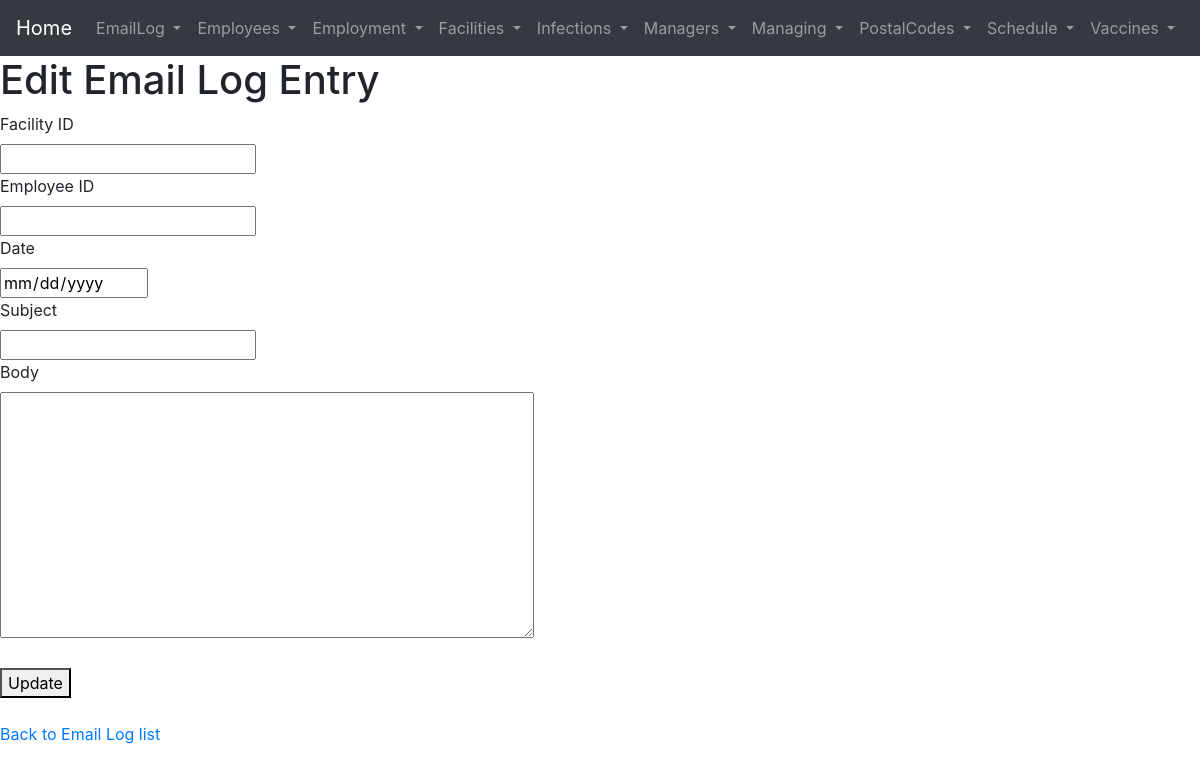
/pages/EmailLog/edit.php?FacilityID=2&EmployeeID=12&Date=2023-03-31, run on an earlier commit of the app's database.
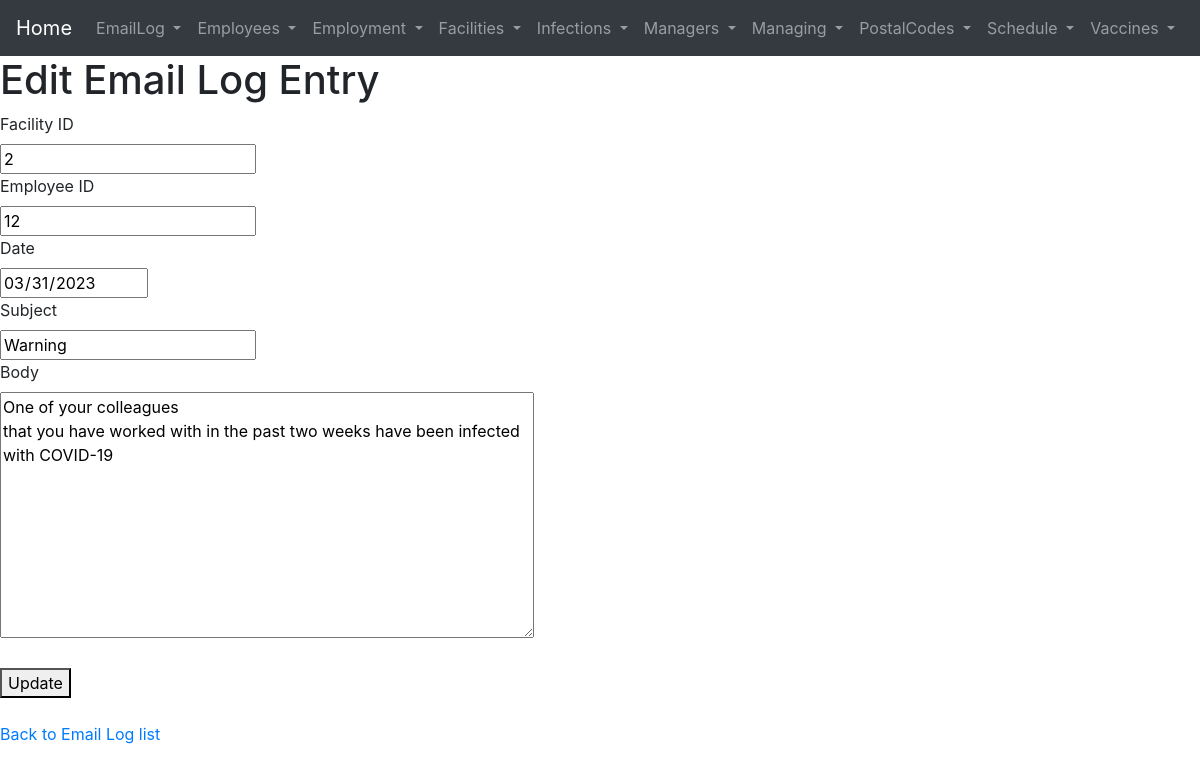
And on a later commit of the database.
### tables this page shows
CREATE TABLE EmailLog (
   FacilityID INT,
   EmployeeID INT,
   Date DATE,
   Subject VARCHAR(255),
   Body TEXT,
   PRIMARY KEY (FacilityID, EmployeeID, Date),
   FOREIGN KEY (FacilityID) REFERENCES Facilities(FacilityID),
   FOREIGN KEY (EmployeeID) REFERENCES Employees(EmployeeID)
);

### pages/EmailLog/edit.php (the view, shortened to what this page needs)
<?php require_once '../../database.php';
    if (isset($_GET['FacilityID']) && !empty($_GET['FacilityID']) && isset($_GET['EmployeeID']) && !empty($_GET['EmployeeID']) && isset($_GET['Date']) && !empty($_GET['Date'])) {
        $FacilityID = $_GET['FacilityID'];
        $EmployeeID = $_GET['EmployeeID'];
        $Date = $_GET['Date'];
        $result = $conn->query("SELECT * FROM EmailLog WHERE FacilityID = $FacilityID AND EmployeeID = $EmployeeID AND Date = '$Date'");
        $row = $result->fetch_assoc();
    }
    include '../header.php';
?>
<!DOCTYPE html>
<html lang="en">
<head>
</head>
<body>
    <h1>Edit Email Log Entry</h1>
    <form action="./edit.php" method="post">
        <label for="FacilityID">Facility ID</label><br>
        <input type="number" name="FacilityID" id="FacilityID" readonly="readonly" value="<?php echo $row["FacilityID"] ?>" required><br>
        <label for="EmployeeID">Employee ID</label><br>
        <input type="number" name="EmployeeID" id="EmployeeID" readonly="readonly" value="<?php echo $row["EmployeeID"] ?>" required><br>
        <label for="Date">Date</label><br>
        <input type="date" name="Date" id="Date" readonly="readonly" value="<?php echo $row["Date"] ?>" required><br>
        <label for="Subject">Subject</label><br>
        <input type="text" name="Subject" id="Subject" value="<?php echo $row["Subject"] ?>" required><br>
        <label for="Body">Body</label><br>
        <textarea name="Body" id="Body" rows="10" cols="50" required><?php echo $row["Body"] ?></textarea><br><br>
        <button type="submit">Update</button><br><br>
    </form>
    <a href="./">Back to Email Log list</a>
</body>
</html>

What changed in the data, as far as the page shows it:
added emaillog: FacilityID "2", EmployeeID "12", Date "03/31/2023", Subject "Warning", Body "One of your colleagues that you have worked with in the past two weeks have been infected with COVID-19"
